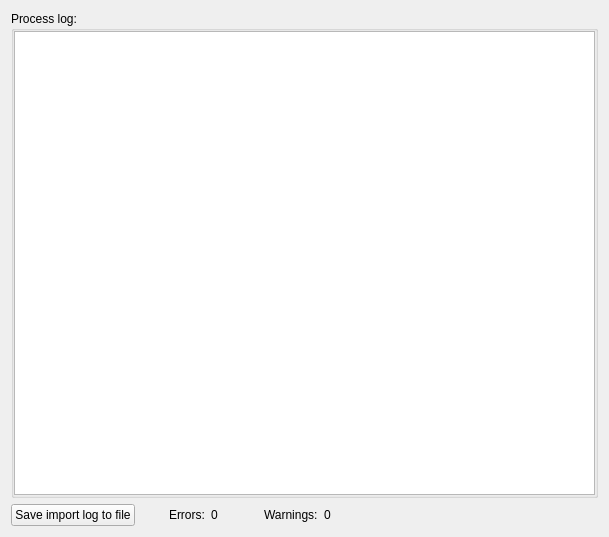
<?xml version="1.0" encoding="UTF-8"?>
<ui version="4.0">
 <class>ImportProgressPage_q</class>
 <widget class="QWizardPage" name="ImportProgressPage_q">
  <property name="geometry">
   <rect>
    <x>0</x>
    <y>0</y>
    <width>609</width>
    <height>537</height>
   </rect>
  </property>
  <property name="windowTitle">
   <string>WizardPage</string>
  </property>
  <property name="title">
   <string>Import</string>
  </property>
  <layout class="QGridLayout" name="gridLayout">
   <item row="0" column="0">
    <widget class="QGroupBox" name="buttonGroup8">
     <property name="title">
      <string>Process log:</string>
     </property>
     <layout class="QVBoxLayout" name="logLayout">
      <property name="leftMargin">
       <number>0</number>
      </property>
      <property name="topMargin">
       <number>0</number>
      </property>
      <property name="rightMargin">
       <number>0</number>
      </property>
      <property name="bottomMargin">
       <number>0</number>
      </property>
      <item>
       <widget class="QTextEdit" name="importLog">
        <property name="readOnly">
         <bool>true</bool>
        </property>
       </widget>
      </item>
     </layout>
    </widget>
   </item>
   <item row="1" column="0">
    <layout class="QHBoxLayout" name="horizontalLayout">
     <item>
      <widget class="QPushButton" name="logSaveButton">
       <property name="text">
        <string>Save import log to file</string>
       </property>
      </widget>
     </item>
     <item>
      <spacer name="spacer">
       <property name="orientation">
        <enum>Qt::Orientation::Horizontal</enum>
       </property>
       <property name="sizeType">
        <enum>QSizePolicy::Policy::Fixed</enum>
       </property>
       <property name="sizeHint" stdset="0">
        <size>
         <width>28</width>
         <height>20</height>
        </size>
       </property>
      </spacer>
     </item>
     <item>
      <widget class="QLabel" name="label">
       <property name="text">
        <string>Errors:</string>
       </property>
      </widget>
     </item>
     <item>
      <widget class="QLabel" name="errors_count_display">
       <property name="text">
        <string>0</string>
       </property>
      </widget>
     </item>
     <item>
      <spacer name="horizontalSpacer_2">
       <property name="orientation">
        <enum>Qt::Orientation::Horizontal</enum>
       </property>
       <property name="sizeType">
        <enum>QSizePolicy::Policy::Fixed</enum>
       </property>
       <property name="sizeHint" stdset="0">
        <size>
         <width>40</width>
         <height>20</height>
        </size>
       </property>
      </spacer>
     </item>
     <item>
      <widget class="QLabel" name="label_2">
       <property name="text">
        <string>Warnings:</string>
       </property>
      </widget>
     </item>
     <item>
      <widget class="QLabel" name="warnings_count_display">
       <property name="text">
        <string>0</string>
       </property>
      </widget>
     </item>
     <item>
      <spacer name="horizontalSpacer">
       <property name="orientation">
        <enum>Qt::Orientation::Horizontal</enum>
       </property>
       <property name="sizeHint" stdset="0">
        <size>
         <width>40</width>
         <height>20</height>
        </size>
       </property>
      </spacer>
     </item>
    </layout>
   </item>
  </layout>
 </widget>
 <resources/>
 <connections>
  <connection>
   <sender>logSaveButton</sender>
   <signal>clicked()</signal>
   <receiver>ImportProgressPage_q</receiver>
   <slot>saveLog()</slot>
  </connection>
 </connections>
 <slots>
  <slot>saveLog()</slot>
 </slots>
</ui>
